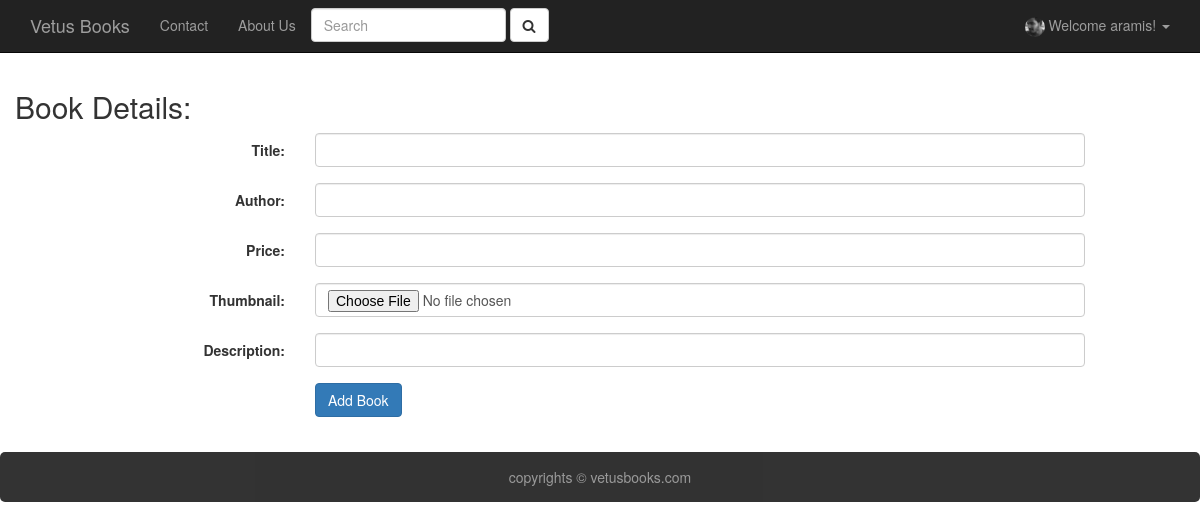
The app's page /sell_book/ (signed in) with its own data.
### vetusbooks/models.py (models this page shows)
class User(AbstractUser):
	phone = models.CharField(max_length=10, unique=True, validators=[validate_phone], blank=False)
	location = models.CharField(max_length = 30, blank=True)
	birth_date = models.DateField(null=True, blank=True)
	avatar = models.ImageField(upload_to = 'avatar', default = 'avatar/avatar.jpg')

### vetusbooks/views.py (the view)
# urls.py: url(r'^sell_book/$', views.sell_book, name='sell_book'),
def sell_book(request):
	context = {
		"title": "Sell Book!",
	}
	if(not request.user.is_authenticated):
		return HttpResponseRedirect("/")
	if request.method == "POST":
		book_form = SellBookForm(request.POST, request.FILES)
		if book_form.is_valid():
			new_book = book_form.save()
			new_book.seller_id = request.user.id
			new_book.save()
			context['alert_message'] = new_book.title + " Added Successfully!"
			context['user_books'] = getUserBooks(request.user)
			return render(request, 'vetusbooks/user_books.html', context)
	else:
		book_form = SellBookForm()
	context["book_form"] = book_form
	return render(request, 'vetusbooks/sell_book.html', context)

### vetusbooks/forms.py (shortened to what this page needs)
class SellBookForm(forms.ModelForm):
    def __init__(self, *args, **kwargs):
        super(SellBookForm, self).__init__(*args, **kwargs)
        for field in iter(self.fields):
            self.fields[field].widget.attrs.update({
            'class': 'form-control'
            })
    class Meta:
        model = Book
        fields = {
            'title', 'author', 'price', 'thumbnail','description',
        }

### vetusbooks/templates/vetusbooks/sell_book.html (shortened to what this page needs)
{% extends "base.html" %}
{% block content %}
	<h2>Book Details:</h2>
	<form method="POST" class="form-horizontal" enctype="multipart/form-data" role="form">{% csrf_token %}
          <div class="fieldWrapper form-group">
            <label class="col-lg-3 control-label" for="{{ book_form.username.id_for_label }}">Title:</label>
            <div class="col-lg-8">
              {{ book_form.title }}
            </div>
            <div class="col-lg-8">
            </div>
          </div>
          <div class="fieldWrapper">
          <div class="form-group">
            <label class="col-lg-3 control-label">Author:</label>
            <div class="col-lg-8">
              {{ book_form.author }}
            </div>
            <div class="col-lg-8">
            </div>
          </div>
          <div class="form-group">
            <label class="col-lg-3 control-label">Price:</label>
            <div class="col-lg-8">
              {{ book_form.price }}
            </div>
            <div class="col-lg-8">
            </div>
          </div>
        </div>
        <div class="fieldWrapper">
          <div class="form-group">
            <label class="col-md-3 control-label">Thumbnail:</label>
            <div class="col-md-8">
              {{ book_form.thumbnail}}
            </div>
            <div class="col-lg-8">
          </div>
          </div>
        </div>
        <div class="fieldWrapper">
          <div class="form-group">
            <label class="col-md-3 control-label">Description:</label>
            <div class="col-md-8">
              {{ book_form.description}}
            </div>
            <div class="col-lg-8">
          </div>
          </div>
        </div>
          <div class="form-group">
            <label class="col-md-3 control-label"></label>
            <div class="col-md-8">
              <input type="Submit" class="btn btn-primary" value="Add Book">
            </div>
          </div>
        </form>
{% endblock content %}

### templates/base.html (shortened to what this page needs)
{% load static %}
<!DOCTYPE html>
<html lang="en">
<head>
    <link href="{% static 'css/base.css' %}" rel="stylesheet">
    <link href="{% static 'css/bootstrap.min.css' %}" rel="stylesheet">
    <link href="http://maxcdn.bootstrapcdn.com/font-awesome/4.2.0/css/font-awesome.min.css" rel="stylesheet">
</head>
<body>
    <nav class="navbar navbar-inverse navbar-fixed-top" role="navigation">
        <div class="container">
            <div class="navbar-header">
                <a class="navbar-brand main-title" href="/">Vetus Books</a>
            </div>
            <div class="collapse navbar-collapse" id="bs-example-navbar-collapse-1">
                <ul class ='nav navbar-nav'>
                    <li>
                        <li class="navbar-right"><a href="/about">About Us</a></li>
                    </li>
                    <li>
                        <li class="navbar-right"><a href="/contact">Contact</a></li>
                    </li>
                </ul>
                <ul class="nav navbar-nav">
                    <li>
                    <form method="GET" action="/search" class="navbar-form" role="search">
                    <input type="text" class="form-control" placeholder="Search" name="srch-book" id="srch-term">
                    <button class="btn btn-default" type="submit"><i class="fa fa-search"></i></button>
                    </form>
                    </li>
                </ul>
                <ul class ='nav navbar-nav navbar-right'>
                {% if request.user.is_authenticated %}
                    <li class="dropdown">
                    <a href="#" class="dropdown-toggle" data-toggle="dropdown">
                    <img src="{{ request.user.avatar.url }}" class="profile-image img-circle" width="20px" height="20px"> Welcome {{ request.user.username }}! <b class="caret"></b></a>
                    </li>
                </ul>
                {% endif %}
            </div>
            </div>
    </nav>
    <div class="container-fluid">
        {% block content %}
        {% endblock content %}
    </div>
    <footer class="footer navbar-bottom">
        <p style = "background-color: black; border-radius: 5px; color: gray; text-align: center; padding: 15px; margin-top: 20px; width: 100%; opacity: 0.8; bottom: 0;">copyrights &copy; vetusbooks.com</p>
    </footer>
</body>
</html>

### static/css/base.css (style rules this page uses)
.btn-primary { color: #fff; background-color: #056d6e; border-color: #056d6e; }

### records on screen
User: user.avatar (picture), user.username "aramis"
